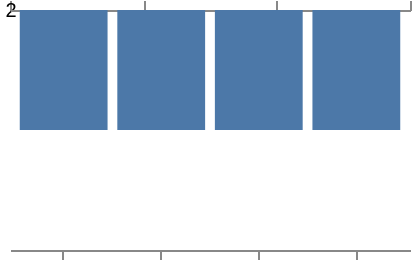

This figure's Vega-Lite source:
### Vega specification from a JSON file in a GitHub repository (floating-point values rounded to 4 significant figures)
{"$schema": "https://vega.github.io/schema/vega/v6.json", "width": 200, "height": 120, "padding": 5, "background": "white", "autosize": "none", "data": [{"name": "table", "values": [{"v": [1, 2], "n": 1}, {"v": [3], "n": 2}, {"v": 4, "n": 3}, {"v": 5, "n": 4}]}], "scales": [{"name": "x", "type": "band", "domain": {"data": "table", "field": "v"}, "range": "width", "padding": 0.1}, {"name": "p", "type": "point", "domain": {"data": "table", "field": "v"}, "range": "width"}], "axes": [{"orient": "bottom", "scale": "x", "labelOverlap": false}, {"orient": "top", "scale": "p", "labelOverlap": false}], "marks": [{"type": "rect", "from": {"data": "table"}, "encode": {"enter": {"x": {"scale": "x", "field": "v"}, "width": {"scale": "x", "band": 1}, "y": {"value": 0}, "y2": {"value": 60}, "fill": {"value": "#4c78a8"}}}}]}
